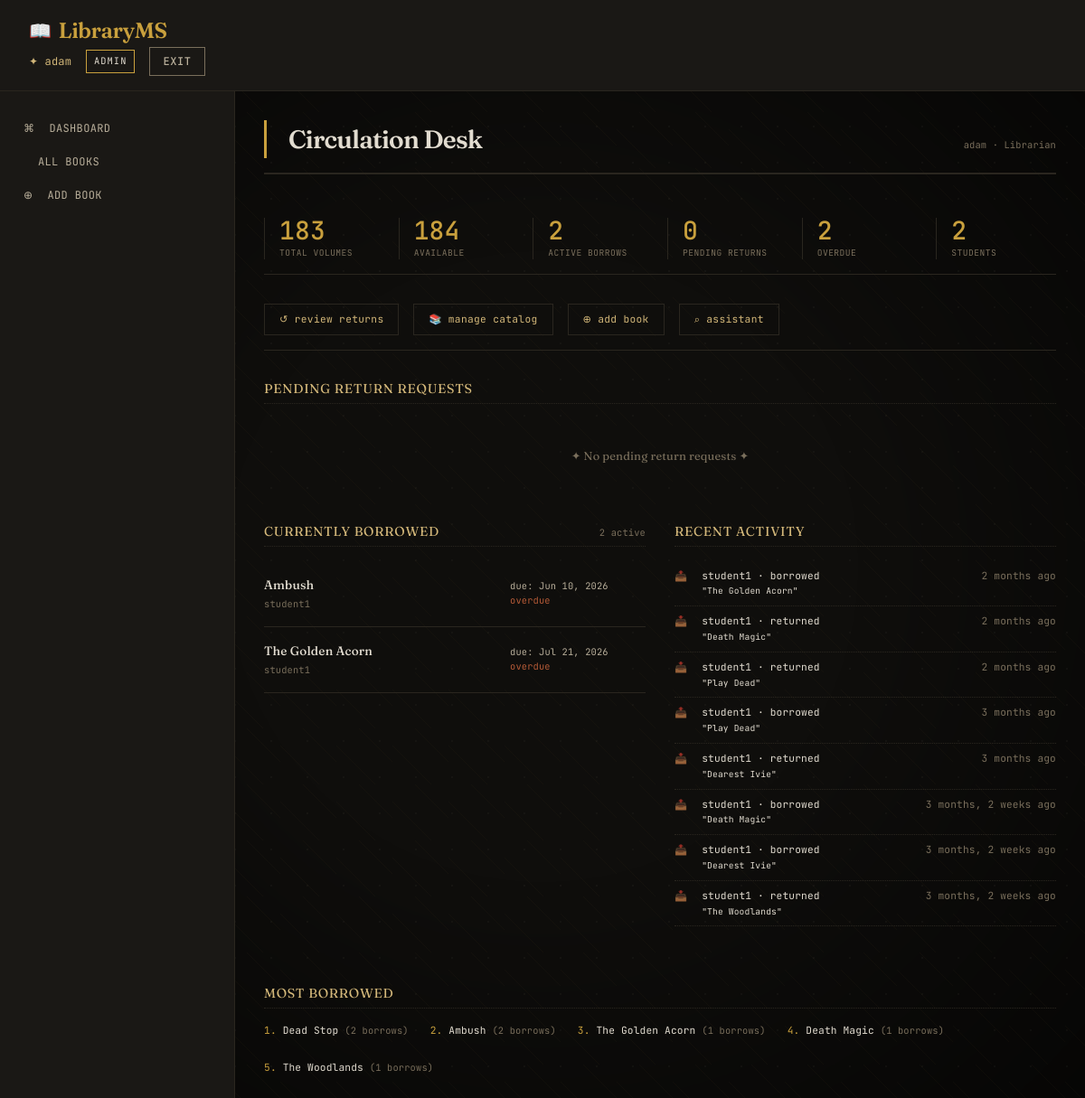
Page /librarian_dashboard/ (signed in) on the committed database.
### library/models.py (models this page shows, shortened)
class User(AbstractUser):
    ROLE_CHOICES = [
        ('ADMIN', 'Admin'),
        ('LIBRARIAN', 'Librarian'),
        ('STUDENT', 'Student'),
    ]
    role = models.CharField(
        max_length=20,
        choices=ROLE_CHOICES,
        default='STUDENT'
    )
    USERNAME_FIELD = 'username'
    REQUIRED_FIELDS = []
    def is_admin(self):
        return self.role == 'ADMIN'
    def is_librarian(self):
        return self.role == 'LIBRARIAN'
    def is_student(self):
        return self.role == 'STUDENT'

class BorrowRecord(models.Model):
    student = models.ForeignKey(User, on_delete=models.CASCADE, related_name='borrow_records')
    book = models.ForeignKey(Book, on_delete=models.CASCADE, related_name='borrow_records')
    borrow_date = models.DateTimeField(default=timezone.now)
    return_date = models.DateTimeField(null=True, blank=True)
    is_returned = models.BooleanField(default=False)

class Book(models.Model):
    title = models.CharField(max_length=500)
    series = models.CharField(max_length=500, blank=True, null=True)
    author = models.CharField(max_length=500)
    rating = models.DecimalField(max_digits=3, decimal_places=2, default=0.00, blank=True, null=True)
    description = models.TextField(blank=True, null=True)
    liked_percent = models.IntegerField(default=0, blank=True, null=True, help_text="Percentage of readers who liked this book")
    language = models.CharField(max_length=100, default='English', blank=True, null=True)
    isbn = models.CharField(max_length=50, unique=True, blank=True, null=True)
    pages = models.IntegerField(default=0, blank=True, null=True)
    publisher = models.CharField(max_length=500, blank=True, null=True)
    publish_date = models.CharField(max_length=50, blank=True, null=True)
    genres = models.TextField(blank=True, null=True, help_text="Comma-separated genres")
    quantity = models.PositiveIntegerField(default=1)
    cover_img = models.URLField(max_length=1000, blank=True, null=True)
    created_at = models.DateTimeField(auto_now_add=True)
    updated_at = models.DateTimeField(auto_now=True)
    class Meta:
        ordering = ['-created_at']
        indexes = [
            models.Index(fields=['title']),
            models.Index(fields=['author']),
            models.Index(fields=['isbn']),
        ]
    @property
    def genre_list(self):
        if self.genres:
            if self.genres.startswith('[') and self.genres.endswith(']'):
                import ast
                try:
                    return ast.literal_eval(self.genres)
                except:
                    return [g.strip() for g in self.genres.strip('[]').split(',')]
            return [g.strip() for g in self.genres.split(',')]
        return []

class ReturnRequest(models.Model):
    REQUEST_STATUS = [
        ('PENDING', 'Pending Approval'),
        ('APPROVED', 'Approved'),
        ('REJECTED', 'Rejected'),
    ]
    borrow_record = models.OneToOneField(BorrowRecord, on_delete=models.CASCADE, related_name='return_request')
    student = models.ForeignKey(User, on_delete=models.CASCADE, related_name='return_requests')
    book = models.ForeignKey(Book, on_delete=models.CASCADE, related_name='return_requests')
    request_date = models.DateTimeField(default=timezone.now)
    approved_date = models.DateTimeField(null=True, blank=True)
    status = models.CharField(max_length=20, choices=REQUEST_STATUS, default='PENDING')
    librarian_notes = models.TextField(blank=True, null=True, help_text="Notes from librarian about book condition")
    class Meta:
        ordering = ['-request_date']
        indexes = [
            models.Index(fields=['status']),
            models.Index(fields=['request_date']),
        ]

### library/decorators.py (the view)
    def wrapper(request, *args, **kwargs):
        if not request.user.is_authenticated or not (
            request.user.is_librarian() or request.user.is_admin()
        ):
            raise PermissionDenied
        return view_func(request, *args, **kwargs)

### library/templates/library/librarian/dashboard.html (shortened to what this page needs)
{% extends 'base.html' %}
{% load static %}
{% block content %}
<div>
    <div class="dashboard-header">
        <h1>Circulation Desk</h1>
        <span class="section-count">{{ user.get_full_name|default:user.username }} · Librarian</span>
    </div>
    <div class="stat-row">
        <div class="stat-compact">
            <div class="number">{{ total_books|default:"0" }}</div>
            <div class="label">total volumes</div>
        </div>
        <div class="stat-compact">
            <div class="number">{{ available_books|default:"0" }}</div>
            <div class="label">available</div>
        </div>
        <div class="stat-compact">
            <div class="number">{{ active_borrows_count|default:"0" }}</div>
            <div class="label">active borrows</div>
        </div>
        <div class="stat-compact">
            <div class="number">{{ pending_returns_count|default:"0" }}</div>
            <div class="label">pending returns</div>
        </div>
        <div class="stat-compact">
            <div class="number">{{ overdue_books_count|default:"0" }}</div>
            <div class="label">overdue</div>
        </div>
        <div class="stat-compact">
            <div class="number">{{ total_students|default:"0" }}</div>
            <div class="label">students</div>
        </div>
    </div>
    <div class="action-strip">
        <a href="{% url 'manage_return_requests' %}">↺ review returns</a>
        <a href="{% url 'book_list' %}">📚 manage catalog</a>
        <a href="{% url 'add_book' %}">⊕ add book</a>
        <a href="{% url 'chatbot_page' %}">⌕ assistant</a>
    </div>
    <div class="section">
        <div class="section-header">
            <span class="section-title">Pending Return Requests</span>
        </div>
        {% if pending_returns %}
            <div class="request-list">
                {% for request in pending_returns|slice:":5" %}
                <div class="request-row">
                    <div class="request-info">
                        <div class="request-title">{{ request.book.title|truncatechars:50 }}</div>
                        <div class="request-meta">{{ request.student.username }} · {{ request.book.author }}</div>
                    </div>
                    <div class="request-dates">
                        <div>borrowed: {{ request.borrow_record.borrow_date|date:"M d" }}</div>
                        <div>requested: {{ request.request_date|date:"M d, H:i" }}</div>
                    </div>
                    <div>
                        <a href="{% url 'process_return_request' request.id %}" class="btn" style="padding: 0.25rem 0.75rem; font-size: 0.65rem;">process</a>
                    </div>
                </div>
                {% endfor %}
            </div>
            {% if pending_returns_count > 5 %}
            <div style="text-align: center; margin-top: var(--spacing-md);">
                <span class="section-count">+ {{ pending_returns_count|add:"-5" }} more pending</span>
            </div>
            {% endif %}
        {% else %}
            <div class="empty-message">✦ No pending return requests ✦</div>
        {% endif %}
    </div>
    <div class="two-column">
        <div class="section">
            <div class="section-header">
                <span class="section-title">Currently Borrowed</span>
                <span class="section-count">{{ active_borrows_count }} active</span>
            </div>
            {% if active_borrows %}
                <div class="borrow-list">
                    {% for borrow in active_borrows|slice:":8" %}
                    <div class="borrow-row">
                        <div class="borrow-info">
                            <div class="borrow-title">{{ borrow.book.title|truncatechars:40 }}</div>
                            <div class="borrow-meta">{{ borrow.student.username }}</div>
                        </div>
                        <div class="borrow-dates">
                            <div>due: {{ borrow.due_date|date:"M d, Y" }}</div>
                            <div class="{% if borrow.is_overdue %}overdue{% elif borrow.days_left < 3 %}due-soon{% endif %}">
                                {% if borrow.is_overdue %}overdue{% elif borrow.days_left < 3 %}due soon{% else %}{{ borrow.days_left }} days{% endif %}
                            </div>
                        </div>
                    </div>
                    {% endfor %}
                </div>
            {% else %}
                <div class="empty-message">✦ No active borrows ✦</div>
            {% endif %}
        </div>
        <div class="section">
            <div class="section-header">
                <span class="section-title">Recent Activity</span>
            </div>
            {% if recent_activity %}
                <ul class="activity-list">
                    {% for activity in recent_activity|slice:":8" %}
                    <li class="activity-item">
                        <span class="activity-icon">
                            {% if activity.type == 'borrow' %}📤
                            {% elif activity.type == 'return' %}📥
                            {% elif activity.type == 'add' %}⊕
                            {% else %}○{% endif %}
                        </span>
                        <span class="activity-text">
                            {{ activity.student }} · {{ activity.action }}<br>
                            <span style="font-size: 0.6rem;">"{{ activity.book_title|truncatechars:35 }}"</span>
                        </span>
                        <span class="activity-time">{{ activity.timestamp|timesince }} ago</span>
                    </li>
                    {% endfor %}
                </ul>
            {% else %}
                <div class="empty-message">✦ No recent activity ✦</div>
            {% endif %}
        </div>
    </div>
    {% if popular_books %}
    <div class="section">
        <div class="section-header">
            <span class="section-title">Most Borrowed</span>
        </div>
        <div style="display: flex; gap: var(--spacing-lg); flex-wrap: wrap;">
            {% for book in popular_books|slice:":6" %}
            <div style="font-family: 'JetBrains Mono', monospace; font-size: 0.7rem;">
                <span style="color: var(--accent-gold);">{{ forloop.counter }}.</span>
                {{ book.title|truncatechars:30 }}
                <span class="section-count">({{ book.borrow_count }} borrows)</span>
            </div>
            {% endfor %}
        </div>
    </div>
    {% endif %}
</div>
{% endblock %}

### library/templates/base.html (shortened to what this page needs)
<!DOCTYPE html>
<html lang="en">
<head>
</head>
<body>
<nav class="navbar">
    <div class="navbar-brand">
        <span>LibraryMS</span>
    </div>
    <div class="navbar-user">
        {% if user.is_authenticated %}
            <span class="user-badge">✦ {{ user.username }}</span>
            <span class="role-badge">{{ user.get_role_display }}</span>
            <a href="{% url 'logout' %}" class="btn btn-secondary" style="padding: 0.375rem 0.875rem;">Exit</a>
        {% endif %}
    </div>
</nav>
<div style="display: flex;">
    {% if user.is_authenticated %}
    <aside class="sidebar" style="width: 260px;">
        <ul class="nav">
            <li class="nav-item">
                <a class="nav-link" href="{% url 'dashboard_redirect' %}">
                    <span>⌘</span> Dashboard
                </a>
            </li>
            <li class="nav-item">
                <a class="nav-link" href="{% url 'book_list' %}">
                     All Books
                </a>
            </li>
            {% if user.is_librarian or user.is_admin %}
            <li class="nav-item">
                <a class="nav-link" href="{% url 'add_book' %}">
                    <span>⊕</span> Add Book
                </a>
            </li>
            {% endif %}
        </ul>
    </aside>
    <main class="main-content" style="flex: 1;">
    {% else %}
    <main class="main-content" style="flex: 1; max-width: 1200px; margin: 0 auto;">
    {% endif %}
        {% block content %}{% endblock %}
    </main>
</div>
</body>
</html>

### library/templates/base.html (style rules this page uses)
* { margin: 0; padding: 0; box-sizing: border-box; }
:root { --bg-deep: #0f0e0c; --bg-surface: #1a1815; --bg-elevated: #201e1a; --bg-card: #1c1a16; --text-primary: #e2dcd0; --text-secondary: #b8ae9a; --text-muted: #7a6f5c; --accent-gold: #c9a03d; --accent-rust: #8b5e3c; --accent-fine: #d4b87a; --border-warm: #2a261f; --status-due-soon: #c9a03d; --status-overdue: #b85c38; --status-success: #7a6f5c; --spacing-xs: 0.25rem; --spacing-sm: 0.5rem; --spacing-md: 1rem; --spacing-lg: 1.5rem; --spacing-xl: 2rem; --spacing-2xl: 3rem; }
body { font-family: 'Fraunces', Georgia, serif; background-color: var(--bg-deep); color: var(--text-primary); line-height: 1.5; font-weight: 400; font-size: 16px; letter-spacing: 0.01em; position: relative; }
body::before { content: ''; position: fixed; top: 0; left: 0; width: 100%; height: 100%; pointer-events: none; z-index: 0; background-image: radial-gradient(rgba(255, 245, 215, 0.03) 1px, transparent 1px), repeating-linear-gradient( 45deg, transparent, transparent 30px, rgba(201, 160, 61, 0.03) 30px, rgba(201, 160, 61, 0.03) 31px ), radial-gradient(circle at 50% 50%, transparent 40%, rgba(0, 0, 0, 0.6) 100%); background-size: 40px 40px, 62px 62px, 100% 100%; }
body > * { position: relative; z-index: 1; }
h1, h2, h3, h4, h5, h6 { font-family: 'Fraunces', Georgia, serif; font-weight: 500; letter-spacing: -0.02em; color: var(--text-primary); }
h1 { font-size: 2.5rem; font-weight: 600; letter-spacing: -0.03em; border-left: 3px solid var(--accent-gold); padding-left: var(--spacing-lg); margin-bottom: var(--spacing-lg); }
a { color: var(--accent-fine); text-decoration: none; transition: color 0.2s ease; border-bottom: 1px solid transparent; }
.btn { display: inline-block; font-family: 'JetBrains Mono', monospace; font-size: 0.75rem; font-weight: 500; letter-spacing: 0.05em; text-transform: uppercase; padding: 0.625rem 1.25rem; background: transparent; border: 1px solid var(--accent-gold); color: var(--accent-gold); cursor: pointer; transition: all 0.2s ease; text-decoration: none; }
.btn-secondary { border-color: var(--text-muted); color: var(--text-secondary); }
.navbar { background: var(--bg-surface); border-bottom: 1px solid var(--border-warm); padding: var(--spacing-md) var(--spacing-xl); position: sticky; top: 0; z-index: 100; }
.navbar-brand { font-family: 'Fraunces', serif; font-size: 1.5rem; font-weight: 600; letter-spacing: -0.02em; color: var(--accent-gold); text-decoration: none; display: inline-flex; align-items: center; gap: var(--spacing-sm); }
.navbar-brand::before { content: "📖"; font-size: 1.25rem; }
.navbar-user { display: flex; align-items: center; gap: var(--spacing-md); }
.user-badge { font-family: 'JetBrains Mono', monospace; font-size: 0.75rem; color: var(--accent-fine); }
.role-badge { font-family: 'JetBrains Mono', monospace; font-size: 0.65rem; text-transform: uppercase; letter-spacing: 0.1em; border: 1px solid var(--accent-gold); padding: 0.25rem 0.5rem; }
.sidebar { background: var(--bg-surface); border-right: 1px solid var(--border-warm); min-height: calc(100vh - 64px); position: sticky; top: 64px; }
.nav { list-style: none; padding: var(--spacing-lg) 0; }
.nav-item { margin-bottom: 2px; }
.nav-link { display: flex; align-items: center; gap: var(--spacing-md); padding: var(--spacing-sm) var(--spacing-lg); color: var(--text-secondary); font-family: 'JetBrains Mono', monospace; font-size: 0.75rem; letter-spacing: 0.03em; text-transform: uppercase; border-left: 2px solid transparent; transition: all 0.15s ease; }
.main-content { padding: var(--spacing-xl); min-height: calc(100vh - 64px); }

### rows in the picture
User: username "adam", role "ADMIN", get_full_name "adam"
BorrowRecord: book "Ambush", student.username "student1", due_date "Jun 10, 2026", shows "overdue"
BorrowRecord: book "The Golden Acorn", student.username "student1", due_date "Jul 21, 2026", shows "overdue", timestamp "2 months"
User: student "student1" "student1" "student1" "student1" "student1" "student1" "student1" "student1"
Book: book_title "The Golden Acorn", title "The Golden Acorn", borrow_count "1"
Book: book_title "Death Magic" "Death Magic", title "Death Magic", borrow_count "1"
ReturnRequest: timestamp "2 months"
Book: book_title "Play Dead" "Play Dead"
ReturnRequest: timestamp "2 months"
BorrowRecord: timestamp "3 months"
Book: book_title "Dearest Ivie" "Dearest Ivie"
ReturnRequest: timestamp "3 months"
BorrowRecord: timestamp "3 months, 2 weeks"
BorrowRecord: timestamp "3 months, 2 weeks"
Book: book_title "The Woodlands", title "The Woodlands", borrow_count "1"
ReturnRequest: timestamp "3 months, 2 weeks"
Book: title "Dead Stop", borrow_count "2"
Book: title "Ambush", borrow_count "2"

### other values in the picture
{{ total_books|default:"0" }} "183"
{{ available_books|default:"0" }} "184"
{{ active_borrows_count|default:"0" }} "2"
{{ pending_returns_count|default:"0" }} "0"
{{ overdue_books_count|default:"0" }} "2"
{{ total_students|default:"0" }} "2"
{{ active_borrows_count }} "2"
{{ activity.action }} "borrowed" "returned" "returned" "borrowed" "returned" "borrowed" "borrowed" "returned"
